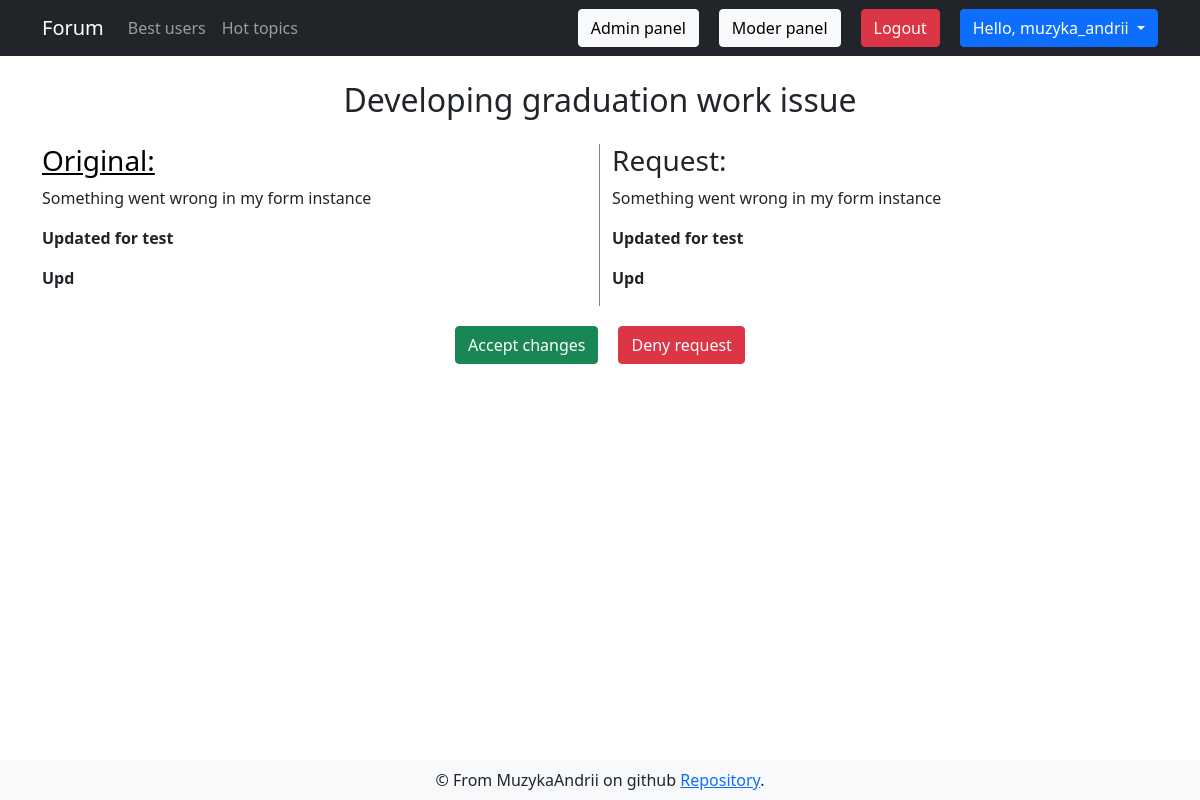
Page /user/edit_request/12 (signed in) on the committed database.
### app/models.py (models this page shows, shortened)
class DbMixin(object):
    def save(self):
        db.session.add(self)
        db.session.commit()

class User(UserMixin, DbMixin, db.Model):
    id = db.Column(db.Integer, primary_key = True, autoincrement=True)
    nickname = db.Column(db.String(30), unique=True, nullable=False)
    email = db.Column(db.String(120), unique=True, nullable=False)
    email_confirmed = db.Column(db.Boolean, default=False)
    password = db.Column(db.String(70), nullable=False)
    about = db.Column(db.Text, default='Hi everyone!')
    website = db.Column(db.String(120))
    register_date = db.Column(db.DateTime, default=dt.utcnow)
    last_seen = db.Column(db.DateTime, default=dt.utcnow)
    is_banned = db.Column(db.Boolean, default=False)
    ban_reason = db.Column(db.String(255))
    created_discussions = db.relationship('Discussion', backref='creator', lazy='dynamic')
    created_comments = db.relationship('Comment', backref='creator', lazy='dynamic')
    avatars = db.relationship('Image', backref='owner', lazy='dynamic')
    edit_requests = db.relationship('Edit_request', backref='editor', lazy='dynamic')
    roles = db.relationship('Role', secondary=users_roles, backref=db.backref('users', lazy='select'))
    def update_last_seen(self):
        self.last_seen = dt.now()
        self.save()
    def has_role(self, role):
        for r in self.roles:
            if r.name == role:
                return True
        return False

class Discussion(DbMixin, db.Model):
    id = db.Column(db.Integer, primary_key = True, autoincrement=True)
    theme = db.Column(db.String, unique=True, nullable=False)
    text = db.Column(db.Text, unique=True, nullable=False)
    theme_id = db.Column(db.Integer, db.ForeignKey('theme.id'), nullable=False)
    tags = db.relationship('Tag', secondary=discussion_tags, backref=db.backref('discussions', lazy='dynamic'))
    comments = db.relationship('Comment', backref='parent_discussion', lazy='dynamic')
    creator_id = db.Column(db.Integer, db.ForeignKey('user.id'), nullable=False)
    edit_requests = db.relationship('Edit_request', backref='target_discussion', lazy='dynamic')
    def build_url(self):
        theme = self.parent_theme
        section_slug = theme.parent_section.slug
        return section_slug, theme.slug

class Edit_request(DbMixin, db.Model):
    id = db.Column(db.Integer, primary_key = True, autoincrement=True)
    text = db.Column(db.Text, unique=True, nullable=False)
    target_id = db.Column(db.Integer, db.ForeignKey('discussion.id'), nullable=False)
    editor_id = db.Column(db.Integer, db.ForeignKey('user.id'), nullable=False)
    is_validated = db.Column(db.Boolean, default=None)

### app/views.py (the view)
@app.route('/user/edit_request/<int:request_id>', methods=['GET'])
@login_required
def edit_request(request_id):
    edit_request, discussion = get_edit_request(request_id)
    return render_template('forum/edit/edit_request.html', edit=edit_request, original=discussion)

### app/controllers/edit_request_controller.py (called while the page is built)
def get_edit_request(edit_request_id: int) -> (Edit_request, Discussion):
    edit_request = Edit_request.query.get_or_404(edit_request_id)
    discussion = edit_request.target_discussion
    return edit_request, discussion

### app/models.py (called while the page is built)
@login.user_loader
def user_loader(user_id):
    return User.query.get(int(user_id))

### app/views.py (called while the page is built)
@app.before_request
def update_last_seen():
    if current_user.is_authenticated:
        current_user.update_last_seen()

@cache.cached(timeout=60)
def is_current_user_banned():
    is_banned, reason = current_user.query.with_entities(User.is_banned, User.ban_reason).first()
    if is_banned:
        return reason
    else:
        return False

@app.before_request
def check_banned():
    if not current_user.is_authenticated:
        return
    result = is_current_user_banned()
    if result:
        logout_user()
        return render_template('alerts/banned.html', reason=result)

### app/templates/forum/edit/edit_request.html (shortened to what this page needs)
{% extends "layouts/base.html" %}
{% block content %}
<div class="container">
    <div class="row">
        <h2 class="col-md-12" style="text-align: center; margin: 25px 0;">{{ original.theme }}</h2>
        {% set statement = '<' + 'script>' %}
        <div style="border-right: 1px solid gray; margin-top: 0;" class="col-md-6">
            {% set section_slug, theme_slug = original.build_url() %}
            <h3><a style="color: black;" href="{{ url_for('discussion', section_slug=section_slug, theme_slug=theme_slug, discussion_id=original.id) }}">Original: </a></h3>
            {{ original.text | replace(statement, '') | markup }}
        </div>
        <div class="col-md-6">
            <h3>Request: </h3>
            {{ edit.text | replace(statement, '') | markup }}
        </div>
        {% if current_user.id == original.creator_id %}
        <div class="col-md-12 d-flex justify-content-center">
            <a href="{{ url_for('submit_request', request_id=edit.id) }}" type="button" class="btn btn-success req-btn">Accept changes</a>
            <a href="{{ url_for('deny_request', request_id=edit.id) }}" type="button" class="btn btn-danger req-btn">Deny request</a>
        </div>
        {% endif %}
    </div>
</div>
{% endblock %}

### app/templates/layouts/base.html (shortened to what this page needs)
<!doctype html>
<html>
<head>
  {% block head %}
  <link href="https://cdn.jsdelivr.net/npm/bootstrap@5.0.0/dist/css/bootstrap.min.css" rel="stylesheet"
>
  <link rel="stylesheet" type="text/css" href="{{ url_for('static',filename='css/style.css') }}">
  {% endblock %}
</head>
<body>
  <nav class="navbar navbar-expand-lg navbar-dark bg-dark">
    <div class="container">
      <a class="navbar-brand" href="{{ url_for('index') }}">Forum</a>
      <div class="collapse navbar-collapse" id="navbarSupportedContent">
        <ul class="navbar-nav me-auto mb-2 mb-lg-0">
          <li class="nav-item">
            <a class="nav-link" aria-current="page" href="{{url_for('list_users')}}">Best users</a>
          </li>
          <li class="nav-item">
            <a class="nav-link" href="{{ url_for('hot_topics') }}">Hot topics</a>
          </li>
        </ul>
        <form class="d-flex">
          {% if current_user.is_anonymous %}
          <a href="{{ url_for('auth.register') }}" type="button" class="btn login-btn btn-secondary">Register</a>
          <a href="{{ url_for('auth.login') }}" type="button" class="btn btn-secondary">Log in</a>
          {% else %}
          {% if current_user.has_role('admin') %}
          <a style="margin-right: 20px;" href="/admin" type="button"
          class="btn btn-light">Admin panel</a>
          {% endif %}
          {% if current_user.has_role('moderator') %}
          <a style="margin-right: 20px;" href="/moder" type="button"
          class="btn btn-light">Moder panel</a>
          {% endif %}
          <a style="margin-right: 20px;" href="{{ url_for('auth.logout') }}" type="button"
            class="btn btn-danger">Logout</a>
          <div class="dropdown">
            <button class="btn btn-primary dropdown-toggle" type="button" id="dropdownMenuButton1" data-bs-toggle="dropdown" aria-expanded="false">
              Hello, {{ current_user.nickname }}
            </button>
          </div>
          {% endif %}
        </form>
      </div>
    </div>
  </nav>
  {% block content %}
  {% endblock %}
  {% block footer %}
  <footer class="navbar fixed-bottom navbar-light bg-light">
    <div class="container" style="justify-content: space-around;">
      <div class="footer-content">
        &copy; From MuzykaAndrii on github
        <a href="https://github.com/MuzykaAndrii/modern-flask-forum">Repository</a>.</div>
    </div>
  </footer>
  {% endblock %}
</body>
</html>

### app/static/css/style.css (style rules this page uses)
.req-btn { margin: 20px 10px; }

### rows in the picture
User: nickname "muzyka_andrii"
Discussion: theme "Developing graduation work issue", text|markup "Something went wrong in my form instance Updated for test Upd"
Edit_request: text|markup "Something went wrong in my form instance Updated for test Upd"
